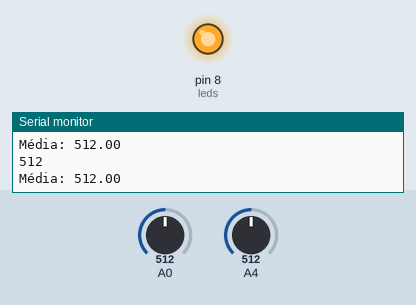
A sketch run on a simulated Arduino Uno, built with avr-gcc and run on an emulated ATmega328P. Shown: output pins drawn as LEDs (lit = HIGH), the last lines printed to the serial monitor. The inputs (shaded band) are chosen by the test bench; at power-on: A0 = 512, A4 = 512.

Above: at 11.8 s.
11.9 s: A0 set to 0
At 17.0 s:
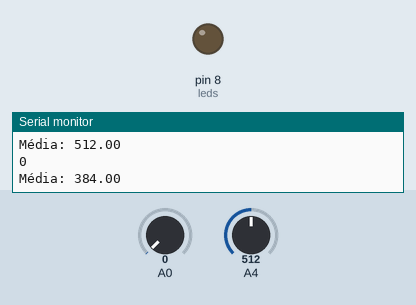
20.1 s: A0 set to 122
At 22.3 s:
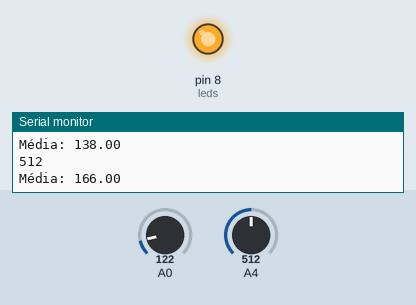
Timing chart, 0 to 40.1 s (numbered marks = the images above; inputs shaded):
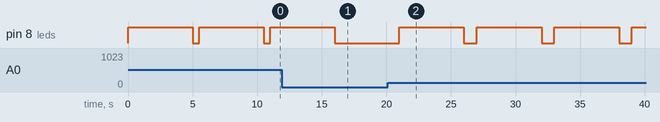

The sketch:

TestesLuminosidade.ino
```cpp
int luminosidade = A2;
int leds = 8;
int nLeituras = 0;
int totalLeituras = 0;
void setup() {
  // put your setup code here, to run once:
  Serial.begin(9600);
  pinMode(leds, OUTPUT);
}

void loop() {
  //digitalWrite(leds, HIGH);

  luminosidade = analogRead(luminosidade);
  Serial.println(luminosidade);
  // put your main code here, to run repeatedly:
  totalLeituras = totalLeituras + luminosidade;
  nLeituras++;
  float media = totalLeituras/nLeituras;
  Serial.print("Média: ");
  Serial.println(media);
  if (luminosidade>=media) {
    digitalWrite(leds, HIGH);
    delay(5000);
    digitalWrite(leds, LOW);
  }
  else {
    digitalWrite(leds, LOW);
  }
  delay(500);
}
```

Measured:
- after the input at 11.9 s, pin 8 (leds): goes on until 16.0 s, then stays LOW
- after the input at 20.1 s, pin 8 (leds): alternates HIGH for 5.0 s and LOW for 1.0 s, starting after 0.91 s
- by itself, pin 8 (leds): alternates HIGH for 5.0 s and LOW for 0.50 s
